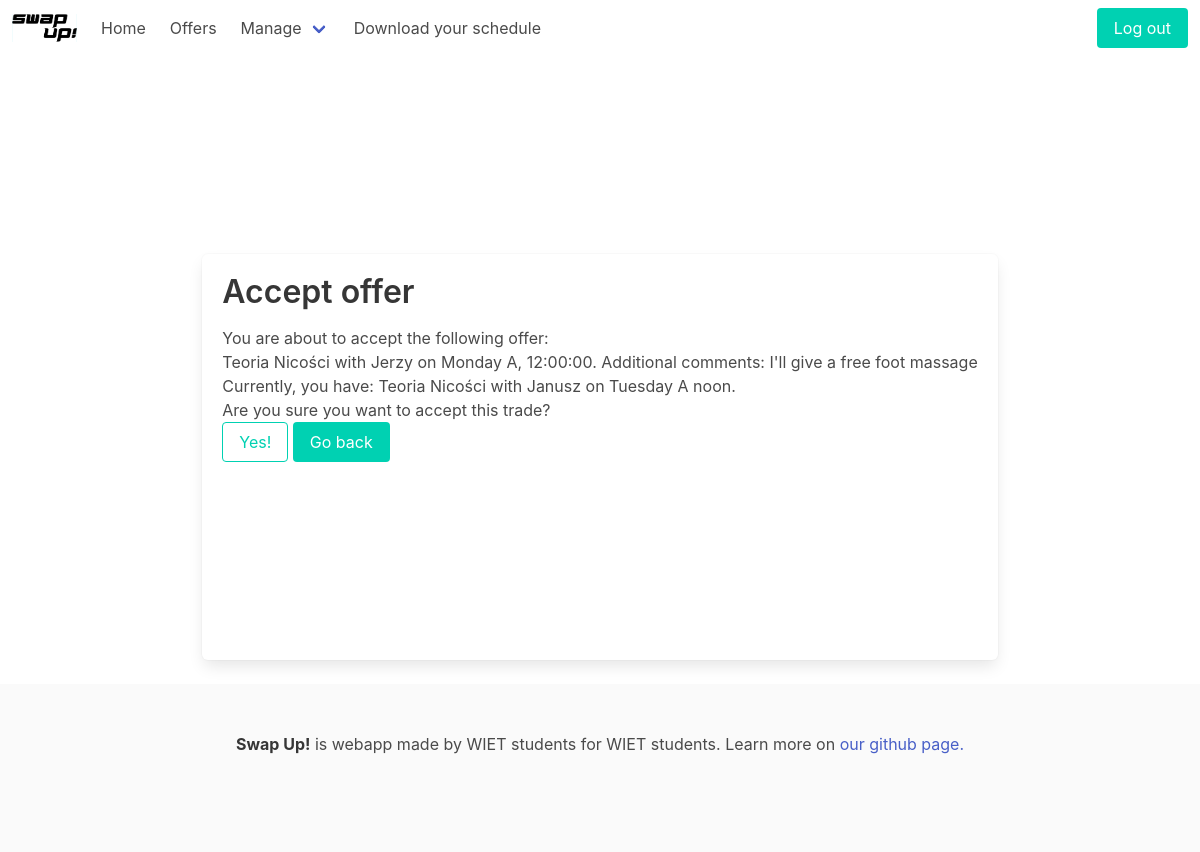
Screenshot of /exchange/offers/accept/4 (signed in) with the database file from the repository.
### exchange/models.py (models this page shows, shortened)
class Subject(models.Model):
    name = models.CharField(max_length=30, null=True)
    category = models.CharField(max_length=30, null=True)
    path = models.CharField(max_length=30, choices=PATHS, null=True)
    semester = models.IntegerField(choices=Semester.choices, null=True)
    mandatory = models.BooleanField(null=True)

class Teacher(models.Model):
    TITLES = [
        ('inż.', 'inżynier'),
        ('mgr. inż.', 'magister inżynier'),
        ('dr.', 'doktor'),
        ('dr. inż.', 'doktor inżynier')
    ]
    name = models.CharField(max_length=60, null=True)
    title = models.CharField(max_length=30, choices=TITLES, null=True)

class Offer(models.Model):
    STATES = [
        ('N', 'New'),
        ('P', 'Pending'),
        ('C', 'Closed')
    ]
    id = models.AutoField(primary_key=True)
    student = models.ForeignKey(Student, on_delete=models.CASCADE, null=True)
    exchange = models.ForeignKey(Exchange, on_delete=models.CASCADE, null=True)
    state = models.CharField(max_length=10, choices=STATES, default=STATES[0])
    add_time = models.DateTimeField(auto_now_add=True, null=True)
    unwanted_class = models.ForeignKey(Class, on_delete=models.CASCADE, related_name='unwanted_class', null=True)
    preferred_days = None
    preferred_times = None
    preferred_classes = models.ManyToManyField(Class, related_name='user_green', null=True)
    acceptable_classes = models.ManyToManyField(Class, related_name='user_yellow', null=True)
    preferred_teachers = models.ManyToManyField(Teacher, null=True)
    additional_information = models.CharField(max_length=100, null=True)
    other_student = models.ForeignKey(Student, on_delete=models.CASCADE, null=True, related_name='wantee')
    other_offer = models.ForeignKey("Offer", on_delete=models.CASCADE, null=True)
    def dictionary(self):
        offer_dict = {}
        offer_dict['student'] = f'{self.student.user.first_name} {self.student.user.last_name}' if self.student.user.first_name and self.student.user.last_name else 'Anonymous'
        offer_dict['subject'] = self.unwanted_class.subject.name if self.unwanted_class.subject.name else ''
        offer_dict['time'] = f'{self.unwanted_class.day} {self.unwanted_class.week}, {self.unwanted_class.time}' if self.unwanted_class else ''
        offer_dict['teacher'] = self.unwanted_class.teacher.name if self.unwanted_class.teacher else ''
        offer_dict['comment'] = self.additional_information if self.additional_information else None
        offer_dict['state'] = self.state if self.state else 'Closed'
        offer_dict['preferred_days'] = self.preferred_days
        offer_dict['preferred_hours'] = self.preferred_times
        offer_dict['preferred_teachers'] = [teacher.name for teacher in self.preferred_teachers.all()]
        offer_dict['id'] = self.id
        offer_dict['date'] = self.add_time
        offer_dict['state'] = self.state.split('\'')[-2] if len(self.state) > 1 else None
        try:
            term = [c for c in self.other_student.list_of_classes.all() if c.subject == self.unwanted_class.subject][0]
        except IndexError:
            term = None
        offer_dict['other_time'] = f'{term.day} {term.time} {term.week}' if term else None
        offer_dict['other_teacher'] = term.teacher if term else None
        offer_dict['other_student'] = self.other_student
        return offer_dict

class Class(models.Model):
    WEEK_CHOICES = [
        ('A', 'Week A'),
        ('B', 'Week B')
    ]
    DAY_CHOICES = [
        ('Pn', 'Poniedziałek'),
        ('Wt', 'Wtorek'),
        ('Śr', 'Środa'),
        ('Czw', 'Czwartek'),
        ('Pt', 'Piątek')
    ]
    subject = models.ForeignKey(Subject, on_delete=models.CASCADE, null=True)
    teacher = models.ForeignKey(Teacher, on_delete=models.CASCADE, null=True)
    day = models.CharField(max_length=10, choices=DAY_CHOICES, null=True)
    time = models.TimeField(null=True)
    capacity = models.IntegerField(null=True)
    week = models.CharField(max_length=1, choices=WEEK_CHOICES, null=True)
    group_number = models.IntegerField(null=True)
    room = models.CharField(max_length=20, null=True)
    def dictionary(self):
        class_dict = {}
        class_dict['subject'] = self.subject.name
        class_dict['teacher'] = self.teacher.name
        class_dict['day'] = self.day
        class_dict['time'] = self.time
        class_dict['week'] = self.week
        return class_dict

### exchange/views.py (the view, shortened to what this page needs)
# urls.py: path('offers/accept/<int:offer_id>', views.accept_offer, name='accept-offer'),
@login_required()
def accept_offer(request, offer_id):
    a_offer = Offer.objects.get(id=offer_id)
    try:
        c_term = [c for c in request.user.student.list_of_classes.all() if c.subject == a_offer.unwanted_class.subject][0]
        c_term = c_term.dictionary()
    except IndexError:
        c_term = None
    return render(request, 'exchange/accept_offer.html', {"a_offer": a_offer.dictionary(), "c_term": c_term})

### exchange/templates/exchange/accept_offer.html (shortened to what this page needs)
{% extends 'base.html' %}
{% block content %}
{% load crispy_forms_tags %}
{% load my_tags %}
<div class='container content box'>
    <h1 class="hero">Accept offer</h1>
    You are about to accept the following offer: <br>
    {{a_offer.subject}} with {{a_offer.teacher}} on {{a_offer.time}}. Additional comments: {{a_offer.comment}}
    <br>
    Currently, you have:
    {% if c_term %}
        {{c_term.subject}} with {{c_term.teacher}} on {{c_term.day}} {{c_term.week}} {{c_term.time}}.
    {% else %}
        nothing.
    {% endif %}
    <br>
    Are you sure you want to accept this trade?
    <br>
    <form method="POST">
        <button class='button is-primary is-outlined' type='submit'>Yes!</button> <a href="{% url 'offers' %}" class='button is-primary'>Go back</a>
    </form>
</div>
{% endblock %}

### rows the page displays
Subject: subject "Teoria Nicości"
Teacher: teacher "Jerzy"
Offer: comment "I'll give a free foot massage"
Teacher: teacher "Janusz"
Class: day "Tuesday", time "noon"

### other values shown
{{ a_offer.time }} "Monday A, 12:00:00"
{{ c_term.week }} "A"
